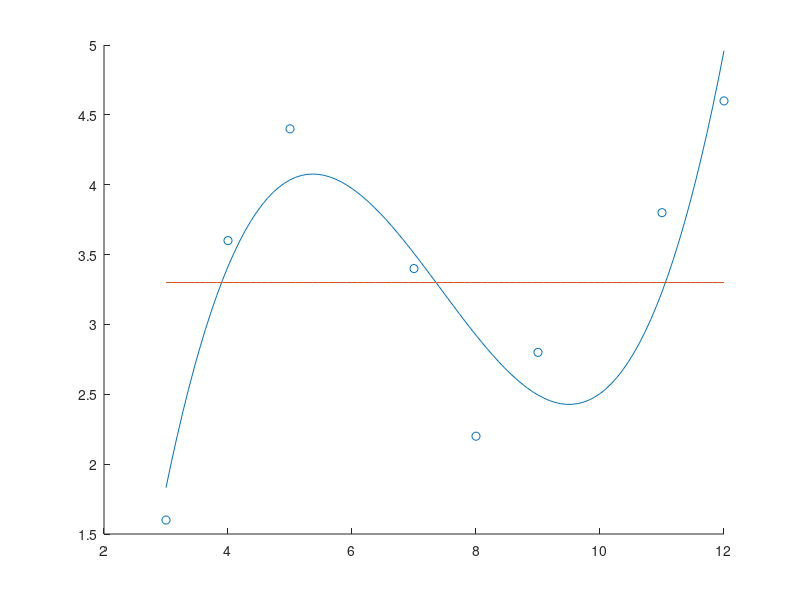

This chart was generated by the following MATLAB code:
clear;
x = [3,4,5,7,8,9,11,12];
y = [1.6,3.6,4.4,3.4,2.2,2.8,3.8,4.6];

mx = [  sum(x.^0), sum(x.^1), sum(x.^2), sum(x.^3) ;
        sum(x.^1), sum(x.^2), sum(x.^3), sum(x.^4) ;
        sum(x.^2), sum(x.^3), sum(x.^4), sum(x.^5) ;
        sum(x.^3), sum(x.^4), sum(x.^5), sum(x.^6) ;
     ];
my = [sum(y);sum(y.*x);sum(y.*x.^2);sum(y.*x.^3)];

a = mx\my;
a = flip(a,1);
disp("a = ")
disp(a);

hold on;
scatter(x,y);
plot(linspace(3,12), polyval(a,linspace(3,12)))
plot(linspace(3,12), polyval(mean(y),linspace(3,12)) )


sr = sum((y-polyval(a,x)).^2);
st = sum((y-mean(y)).^2);
r = sqrt((st-sr)/st);
disp("r = ")
disp(r);

syx = sqrt(sr/(length(x)-(length(a)-1 + 1)));
disp("syx = ")
disp(syx);